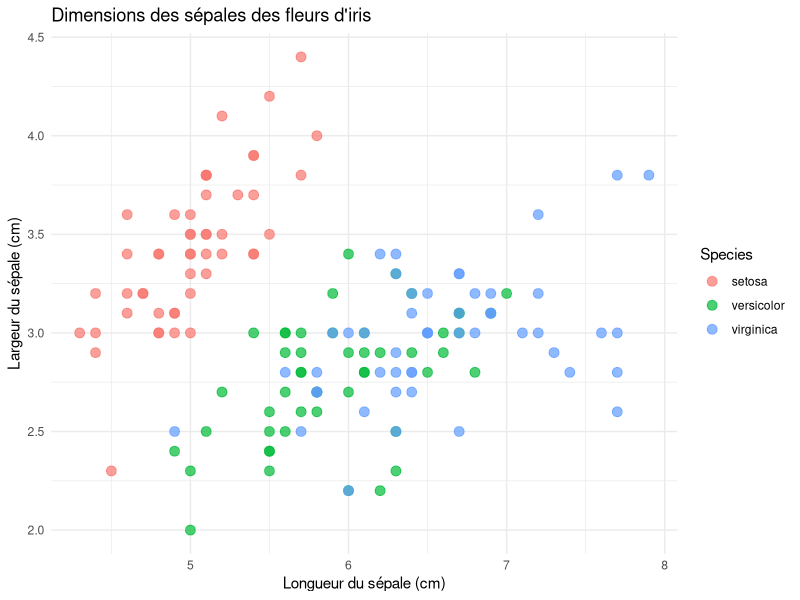

The R source for this figure:
# -*- coding: utf-8 -*-
# ---
# jupyter:
#   jupytext:
#     text_representation:
#       extension: .R
#       format_name: light
#       format_version: '1.5'
#       jupytext_version: 1.15.1
#   kernelspec:
#     display_name: R
#     language: R
#     name: ir
# ---

# +
# Charger les bibliothèques nécessaires
library(ggplot2) #bibliothèque connue en R pour les graphiques
library(datasets) #bibliothèque contenant des ensembles de données intégrés à R

data(iris) #Charge les données sur les iris (mesures de différentes espèces de d'iris)

# Créer une visualisation avec ggplot2
gg <- ggplot(iris, aes(x = Sepal.Length, y = Sepal.Width, color = Species)) +
  geom_point(size = 3, alpha = 0.7) +  # Ajouter des points avec différentes couleurs pour chaque espèce
  labs(title = "Dimensions des sépales des fleurs d'iris", x = "Longueur du sépale (cm)", y = "Largeur du sépale (cm)") +  # Ajouter des titres
  theme_minimal()  # Choisir un thème

# Afficher la visualisation
print(gg)
# -




